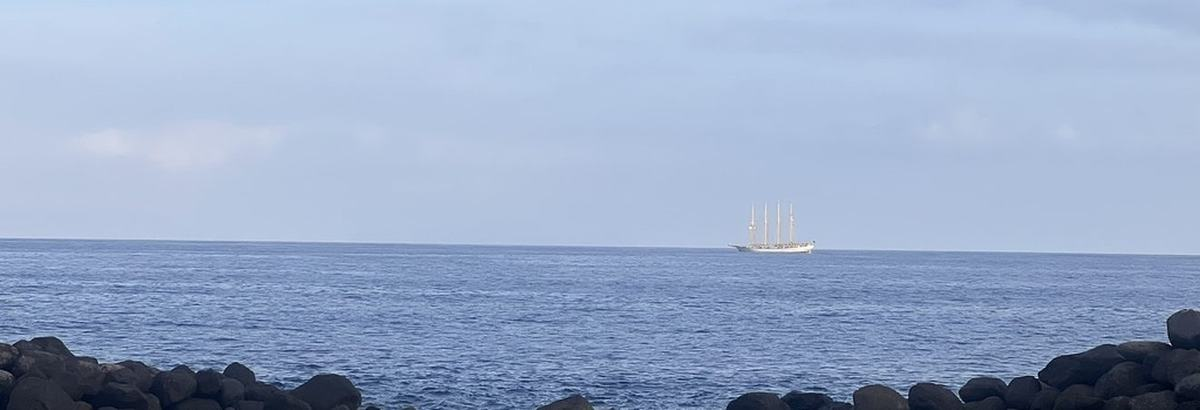
#> input picture assets/hero/day_tallship.jpg, 1200 x 410 px
$ python fan.py
#> lines starting #> are read from the running program, lines starting #| are printed output that depends on the picture
# -*- coding: utf-8 -*-
"""Fanned "three phones" store art for Madeira Ativa: three screenshots fanned
like a hand of cards (left, centre, right) over a green-to-teal field with a
day photo of the island faded in, the app icon and a title on the left.

Usage (from anywhere; paths are relative to the app repo this file lives in):

  python3 tool/fan.py [--set v195b-6.9] [--version 1.9.5-64] [--langs en,pt,de,ru]
                      [--text orient|ask|bus] [--holes DIR] [--holes-only]

Inputs:
  store/screenshots/<set>-<lang>/5-events.png, 1-home.png, 4b-busroute.png
      (iPhone 6.9" shots, 1320x2868: Events left, Home centre, bus route right)
  assets/hero/day_tallship.jpg   background photo
  assets/icon.png                logo tile
Outputs:
  store/PLAY-<version>/promo/feature-graphic-1024x500-<lang>.png   (Google Play)
  store/APPSTORE-<version>/header-3840x1646-<lang>.png             (App Store header)
  store/APPSTORE-<version>/search-3840x2560-<lang>.png             (App Store search)
  with --holes DIR, per lang and k in header|search: DIR/bg-<k>-<lang>.png (fan
  with the centre phone left out, larger), DIR/bgb-<k>-<lang>.png (same with the
  centre bezel drawn), DIR/mask-<k>-<lang>.png and DIR/scr-<k>-<lang>.json (where
  the clip goes) for mkvid2.sh / mkvid3.sh.

Defaults reproduce the 1.9.5 (64) art byte-for-byte in pixels
(store/APPSTORE-1.9.5-64, store/PLAY-1.9.5-64/promo). The 1.9.5 (57) art is
  --set v195-6.9 --version 1.9.5 --text ask
Recovered on 2026-11-02 from the session that wrote scratchpad/fan/fan.py and
fan2.py (19-22.10.2026).
"""
import os, sys, json, argparse
from PIL import Image, ImageDraw, ImageFont, ImageFilter

APP = os.path.dirname(os.path.dirname(os.path.abspath(__file__)))
ROOT = os.path.join(APP, 'store')
SHOTS = f'{ROOT}/screenshots'
SET = 'v195b-6.9'
FRAMES = ['5-events', '1-home', '4b-busroute']  # left, centre, right
PHOTO = os.path.join(APP, 'assets/hero/day_tallship.jpg')
ICON = os.path.join(APP, 'assets/icon.png')
FONT_B = '/System/Library/Fonts/Supplemental/Arial Bold.ttf'
FONT_R = '/System/Library/Fonts/Supplemental/Arial.ttf'
# 1.9.5 (57): subtitle ends with Ask AI
TXT_ASK = {
  'en': ('Madeira, outdoors,', 'today', 'The island at a glance · levadas · island buses · races and festas · Ask AI'),
  'pt': ('A Madeira ao ar livre,', 'hoje', 'A ilha num relance · levadas · autocarros · provas e festas · Pergunte à IA'),
  'de': ('Madeira draußen,', 'heute', 'Die Insel auf einen Blick · Levadas · Busse der Insel · Läufe und Feste · Ask AI'),
  'ru': ('Мадейра,', 'на воздухе, сегодня', 'Остров с первого взгляда · левады · автобусы · забеги и праздники · Ask AI'),
}
# 1.9.5 (64) and later: subtitle ends with orienteering
TXT_ORIENT = {
  'en': ('Madeira, outdoors,', 'today', 'The island at a glance · levadas · island buses · races and festas · orienteering'),
  'pt': ('A Madeira ao ar livre,', 'hoje', 'A ilha num relance · levadas · autocarros · provas e festas · orientação'),
  'de': ('Madeira draußen,', 'heute', 'Die Insel auf einen Blick · Levadas · Busse der Insel · Läufe und Feste · Orientierungslauf'),
  'ru': ('Мадейра,', 'на воздухе, сегодня', 'Остров с первого взгляда · левады · автобусы · забеги и праздники · ориентирование'),
}
# 1.9.6: the buses run by the clock now
TXT_BUS = {
  'en': ('Madeira, outdoors,', 'today', 'The island at a glance · levadas · buses by the clock · races and festas · orienteering'),
  'pt': ('A Madeira ao ar livre,', 'hoje', 'A ilha num relance · levadas · autocarros com horas · provas e festas · orientação'),
  'de': ('Madeira draußen,', 'heute', 'Die Insel auf einen Blick · Levadas · Busse nach Fahrplan · Läufe und Feste · Orientierungslauf'),
  'ru': ('Мадейра,', 'на воздухе, сегодня', 'Остров с первого взгляда · левады · автобусы по расписанию · забеги и праздники · ориентирование'),
}
TXT = TXT_ORIENT

GREEN = (22, 150, 112); TEAL = (12, 104, 128); CREAM = (250, 248, 242); ORANGE = (242, 166, 90)

# [37 lines left out: functions phone, profile_card, shadow, not called in this run]

def field(W, H, photo):
    """Green-teal gradient with the photo blended in on the right."""
#> called with W = 1024, H = 500, photo = 'assets/hero/day_tallship.jpg'
    base = Image.new('RGB', (W, H))
#> base: PIL image 1024x500 RGB; every value is 0
    px = base.load()
    for x in range(W):
        t = x / W
        for y in range(H):
            u = y / H
            k = min(1, t * 0.9 + u * 0.35)
            px[x, y] = tuple(min(255, int(GREEN[i] * (1 - k) + TEAL[i] * k + 22 * (1 - u) * (1 - t))) for i in range(3))
    ph = Image.open(photo).convert('RGB')
#> ph is the input picture: PIL image 1200x410 RGB; mean R, G, B 151.5, 169.5, 199.5
    pw = int(W * 0.62); phh = int(ph.height * pw / ph.width)
#> after `phh = int(ph.height * pw / ph.width)`: phh = 216
    if phh < H: pw = int(ph.width * H / ph.height); phh = H
#> after `pw = int(ph.width * H / ph.height)`: pw = 1463
    ph = ph.resize((pw, phh), Image.LANCZOS).crop((0, (phh - H) // 2, pw, (phh - H) // 2 + H))
#> ph: PIL image 1463x500 RGB
    mask = Image.new('L', (pw, H), 0)
#> mask: PIL image 1463x500 L; every value is 0
    md = ImageDraw.Draw(mask)
    for x in range(pw):
        md.line([(x, 0), (x, H)], fill=int(255 * min(1, max(0, (x / pw - 0.35) / 0.5)) * 0.16))
    base.paste(ph, (W - pw, 0), mask)
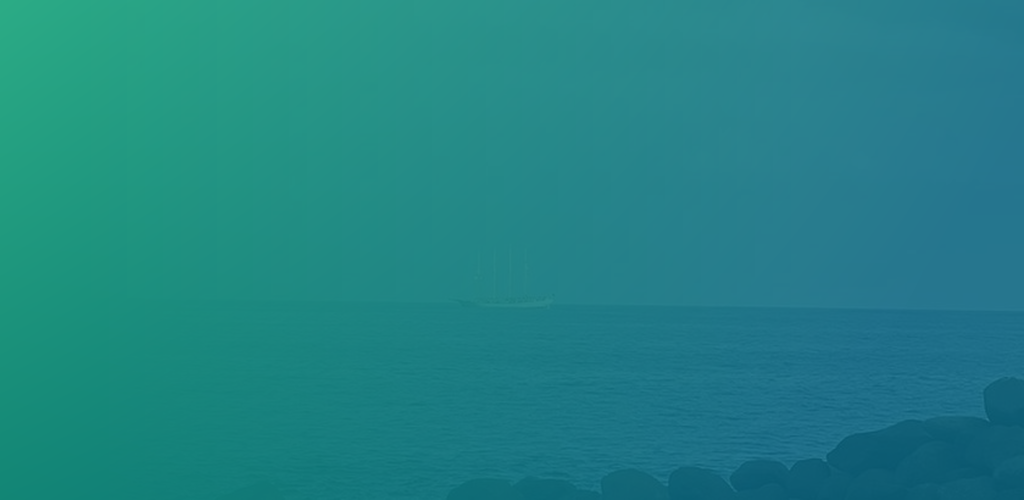
#> base: PIL image 1024x500 RGB; mean R, G, B 32.6, 131, 133.1
    return base.convert('RGBA')

def compose(W, H, lang, out, title_scale=1.0, center=None):
    bg = field(W, H, PHOTO)
    L = f'{SHOTS}/{SET}-{lang}'
#> (the run stopped early here; a loop or call above may not have finished)

$ run again, with assets/hero/cloud_ridge.jpg copied over assets/hero/day_tallship.jpg
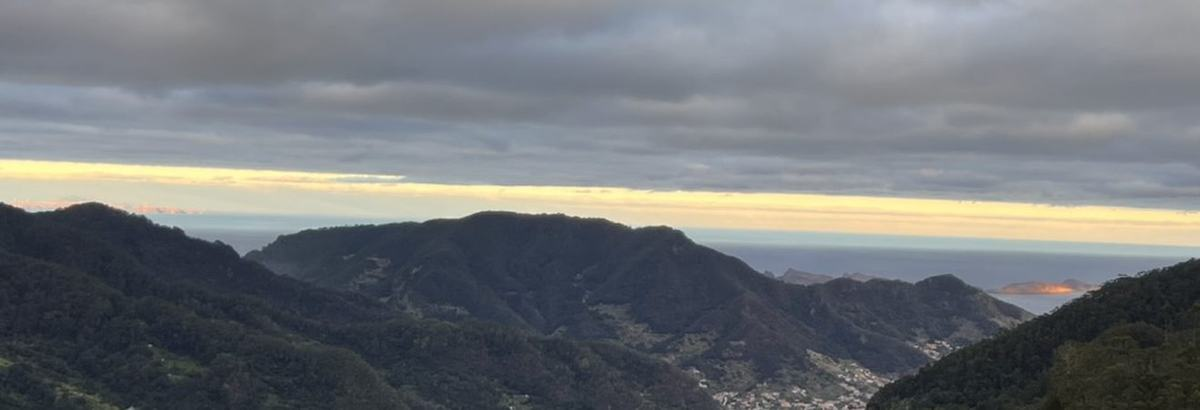
#> input picture assets/hero/cloud_ridge.jpg, 1200 x 410 px
#> in field, ph is the input picture: PIL image 1200x410 RGB; mean R, G, B 113, 116.9, 120.7
#> ph: PIL image 1463x500 RGB
#> mask: PIL image 1463x500 L; every value is 0
#> in field, `base.paste(ph, (W - pw, 0), mask)`:
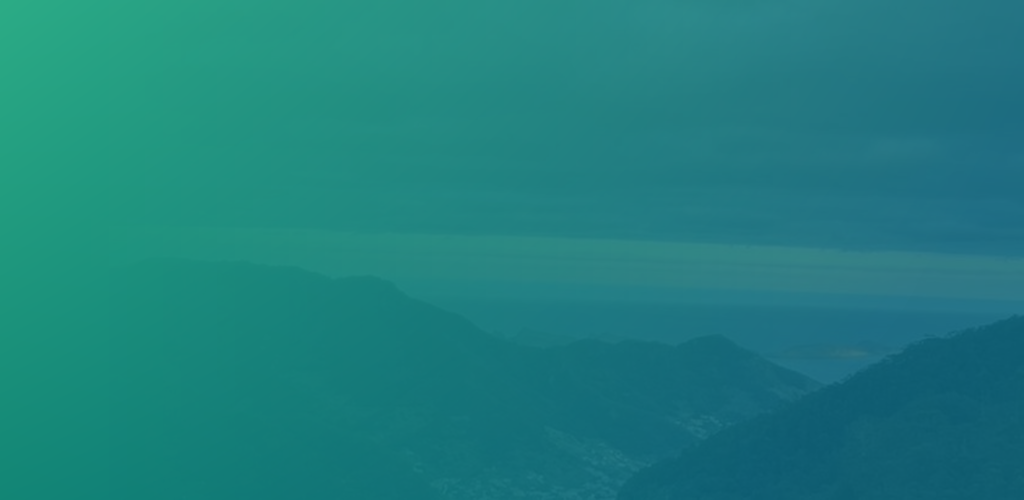
#> base: PIL image 1024x500 RGB; mean R, G, B 30.2, 127.3, 126.8
